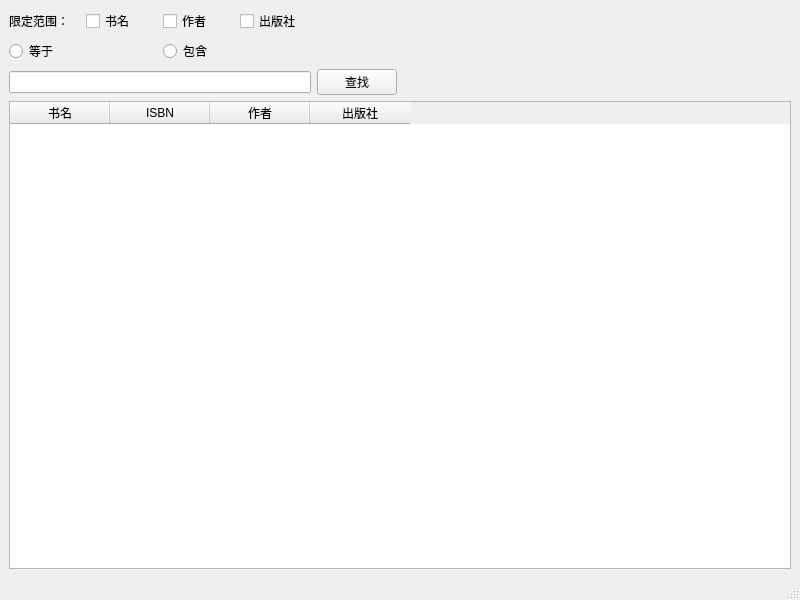
<?xml version="1.0" encoding="UTF-8"?>
<ui version="4.0">
 <class>FindWindowClass</class>
 <widget class="QMainWindow" name="FindWindowClass">
  <property name="geometry">
   <rect>
    <x>0</x>
    <y>0</y>
    <width>800</width>
    <height>600</height>
   </rect>
  </property>
  <property name="windowTitle">
   <string>查找</string>
  </property>
  <widget class="QWidget" name="centralwidget">
   <layout class="QGridLayout" name="gridLayout_2">
    <item row="0" column="0">
     <layout class="QGridLayout" name="gridLayout">
      <item row="1" column="0">
       <layout class="QHBoxLayout" name="horizontalLayout_2">
        <item>
         <widget class="QRadioButton" name="RadioEqual">
          <property name="text">
           <string>等于</string>
          </property>
         </widget>
        </item>
        <item>
         <widget class="QRadioButton" name="RadioContain">
          <property name="text">
           <string>包含</string>
          </property>
         </widget>
        </item>
       </layout>
      </item>
      <item row="0" column="0">
       <layout class="QHBoxLayout" name="horizontalLayout">
        <item>
         <widget class="QLabel" name="label">
          <property name="text">
           <string>限定范围：</string>
          </property>
         </widget>
        </item>
        <item>
         <widget class="QCheckBox" name="CheckBoxName">
          <property name="text">
           <string>书名</string>
          </property>
         </widget>
        </item>
        <item>
         <widget class="QCheckBox" name="CheckBoxAuthor">
          <property name="text">
           <string>作者</string>
          </property>
         </widget>
        </item>
        <item>
         <widget class="QCheckBox" name="CheckBoxPublisher">
          <property name="text">
           <string>出版社</string>
          </property>
         </widget>
        </item>
       </layout>
      </item>
      <item row="2" column="0">
       <widget class="QLineEdit" name="lineEdit"/>
      </item>
      <item row="2" column="1">
       <widget class="QPushButton" name="ButtonFind">
        <property name="text">
         <string>查找</string>
        </property>
       </widget>
      </item>
     </layout>
    </item>
    <item row="0" column="1">
     <spacer name="horizontalSpacer">
      <property name="orientation">
       <enum>Qt::Horizontal</enum>
      </property>
      <property name="sizeHint" stdset="0">
       <size>
        <width>382</width>
        <height>20</height>
       </size>
      </property>
     </spacer>
    </item>
    <item row="1" column="0" colspan="2">
     <widget class="QTableWidget" name="tableWidget">
      <column>
       <property name="text">
        <string>书名</string>
       </property>
      </column>
      <column>
       <property name="text">
        <string>ISBN</string>
       </property>
      </column>
      <column>
       <property name="text">
        <string>作者</string>
       </property>
      </column>
      <column>
       <property name="text">
        <string>出版社</string>
       </property>
      </column>
     </widget>
    </item>
   </layout>
  </widget>
  <widget class="QMenuBar" name="menubar">
   <property name="geometry">
    <rect>
     <x>0</x>
     <y>0</y>
     <width>800</width>
     <height>26</height>
    </rect>
   </property>
  </widget>
  <widget class="QStatusBar" name="statusbar"/>
 </widget>
 <resources/>
 <connections/>
</ui>
